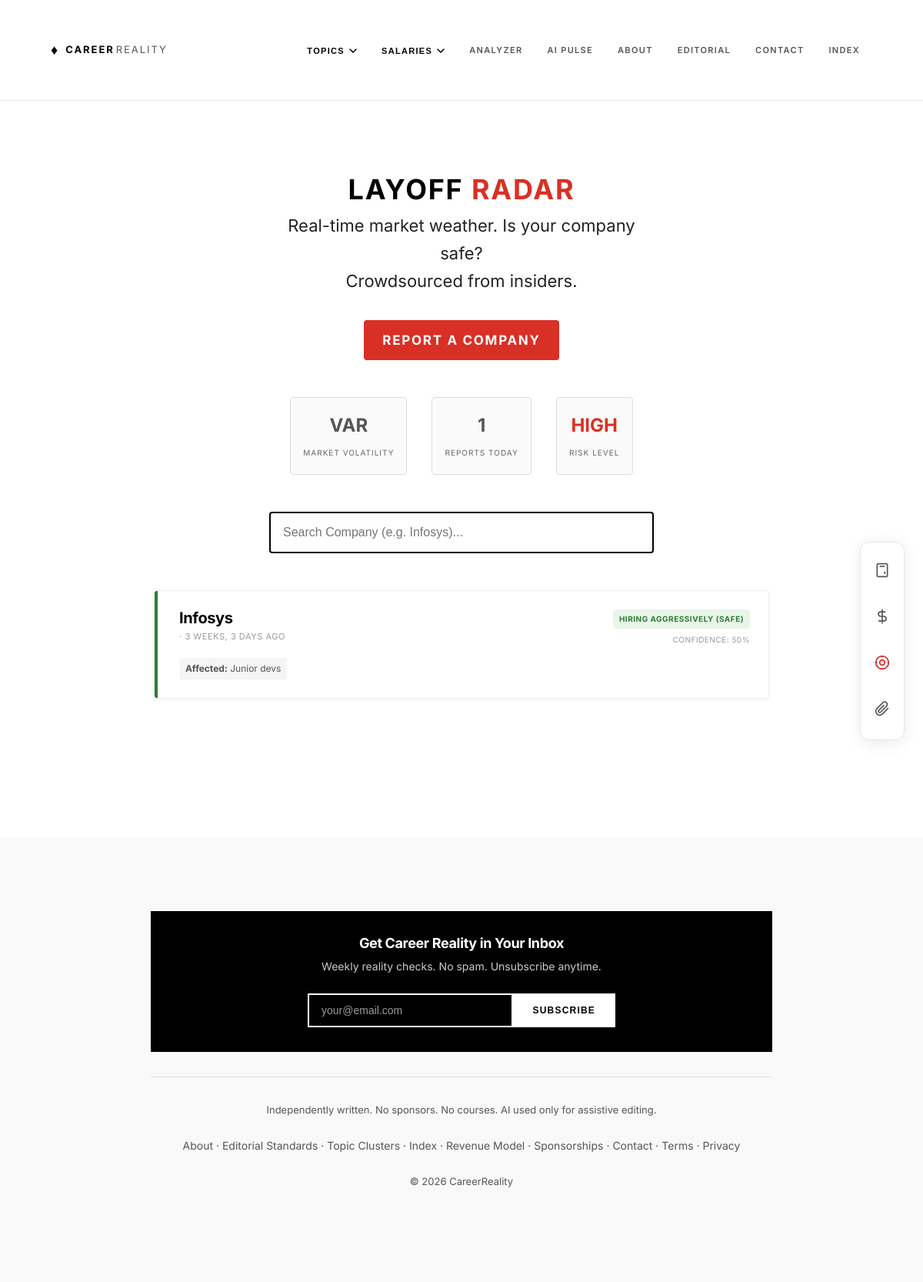
/layoff-radar/, run on the app's committed database.
### analyzer/models.py (models this page shows, shortened)
class LayoffReport(models.Model):
    STATUS_CHOICES = [
        ('hiring', 'Hiring Aggressively (Safe)'),
        ('freeze', 'Hiring Freeze'),
        ('rumor', 'Rumors of Layoffs'),
        ('layoff', 'Active Layoffs (Danger)'),
    ]
    company_name = models.CharField(max_length=100)
    status = models.CharField(max_length=20, choices=STATUS_CHOICES)
    role_affected = models.CharField(max_length=100, blank=True, help_text="e.g. Sales, Engineering")
    location = models.CharField(max_length=50, blank=True)
    details = models.TextField(blank=True, help_text="Context (optional)")
    is_verified = models.BooleanField(default=False)
    created_at = models.DateTimeField(auto_now_add=True)
    class Meta:
        ordering = ['-created_at']

### analyzer/views.py (the view)
# urls.py: path('layoff-radar/', analyzer_views.layoff_radar, name='layoff_radar'),
def layoff_radar(request):
    recent_reports = list(models.LayoffReport.objects.all().order_by('-created_at')[:50])
    from django.utils import timezone
    for report in recent_reports:
        score = 30
        if report.details:
            score += 20
        if report.status in ['freeze', 'rumor', 'layoff']:
            score += 10
        age_days = (timezone.now() - report.created_at).days
        if age_days <= 7:
            score += 40
        elif age_days <= 30:
            score += 20
        report.confidence_score = min(score, 100)
    title = "Indian Tech Layoff Radar (2026)"
    description = "Crowdsourced layoff alerts and hiring freeze updates for Indian IT. Check if your company is safe and report anonymously."
    return render(request, 'analyzer/layoff_radar.html', {
        'reports': recent_reports,
        'og_title': title,
        'og_description': description,
        'twitter_title': title,
        'twitter_description': description,
    })

### core/context_processors.py (called while the page is built)
def seo_defaults(request):
    canonical_url = f"{request.scheme}://{request.get_host()}{request.path}"
    categories = []
    try:
        from content.models import Category
        categories = Category.objects.all()
    except Exception:
        categories = []
    return {
        "article_meta_title": "",
        "article_meta_description": "",
        "og_type": "",
        "og_title": "",
        "og_description": "",
        "og_image": "",
        "twitter_title": "",
        "twitter_description": "",
        "twitter_image": "",
        "meta_robots": "index, follow",
        "canonical_url": canonical_url,
        "categories": categories,
    }

### templates/analyzer/layoff_radar.html (shortened to what this page needs)
{% extends 'base.html' %}
{% block content %}
<section class="container-medium" style="margin-top: var(--space-lg); margin-bottom: var(--space-xl);">
    <div style="text-align: center; margin-bottom: 3rem;">
        <h1 style="font-size: 36px; margin-bottom: 0.5rem; text-transform: uppercase; letter-spacing: 0.05em;">Layoff
            <span style="color: #d93025;">Radar</span>
        </h1>
        <p class="hero-subtitle" style="max-width: 500px; margin: 0 auto;">
            Real-time market weather. Is your company safe?
            <br>Crowdsourced from insiders.
        </p>
        <a href="{% url 'report_layoff' %}" class="btn"
            style="margin-top: 2rem; display: inline-block; background: #d93025; color: white; border: none; font-weight: 700; padding: 12px 24px; text-decoration: none; text-transform: uppercase; letter-spacing: 0.1em; border-radius: 4px;">
            Report a Company
        </a>
    </div>
    <div style="display: flex; justify-content: center; gap: 2rem; margin-bottom: 3rem; flex-wrap: wrap;">
        <div class="stat-card">
            <span class="stat-value">VAR</span>
            <span class="stat-label">Market Volatility</span>
        </div>
        <div class="stat-card">
            <span class="stat-value">{{ reports|length }}</span>
            <span class="stat-label">Reports Today</span>
        </div>
        <div class="stat-card">
            <span class="stat-value" style="color: #d93025;">HIGH</span>
            <span class="stat-label">Risk Level</span>
        </div>
    </div>
    <div style="max-width: 500px; margin: 0 auto 3rem;">
        <input type="text" id="companySearch" placeholder="Search Company (e.g. Infosys)..." onkeyup="filterCompanies()"
            style="width: 100%; padding: 16px; font-size: 16px; border: 2px solid var(--c-black); border-radius: 4px;">
    </div>
    <div class="radar-feed" id="radarList" style="max-width: 800px; margin: 0 auto;">
        {% for report in reports %}
        <div class="radar-card" data-company="{{ report.company_name|lower }}">
            <div
                class="radar-status-bar {% if report.status == 'hiring' %}status-safe{% elif report.status == 'freeze' %}status-warn{% else %}status-danger{% endif %}">
            </div>
            <div class="radar-content">
                <div style="display: flex; justify-content: space-between; align-items: flex-start;">
                    <div>
                        <h3 class="company-name">{{ report.company_name }}</h3>
                        <div class="meta-info">
                            {{ report.location }} &middot; {{ report.created_at|timesince }} ago
                        </div>
                    </div>
                    <div style="display: flex; flex-direction: column; align-items: flex-end; gap: 6px;">
                        <span
                            class="status-badge {% if report.status == 'hiring' %}badge-safe{% elif report.status == 'freeze' %}badge-warn{% else %}badge-danger{% endif %}">
                            {{ report.get_status_display }}
                        </span>
                        <span style="font-size: 10px; text-transform: uppercase; letter-spacing: 0.05em; color: #999;">
                            Confidence: {{ report.confidence_score }}%
                        </span>
                    </div>
                </div>
                {% if report.role_affected %}
                <div class="role-tag">
                    <span style="font-weight: 700;">Affected:</span> {{ report.role_affected }}
                </div>
                {% endif %}
            </div>
        </div>
        {% empty %}
        <div style="text-align: center; padding: 3rem; color: #999;">
            <p>No data yet. Be the first source.</p>
        </div>
        {% endfor %}
    </div>
</section>
{% endblock %}

### static/css/style.css (style rules this page uses)
:root { --c-white: #ffffff; --c-black: #000000; --c-grey-dark: #222222; --c-grey-mid: #555555; --c-grey-light: #666666; --c-divider: #e6e6e6; --c-bg-footer: #f9f9f9; --w-wide: 1100px; --w-medium: 840px; --w-narrow: 640px; --space-sm: 16px; --space-md: 48px; --space-lg: 96px; --space-xl: 180px; }
* { box-sizing: border-box; }
body { background-color: var(--c-white); color: var(--c-grey-mid); color: var(--c-grey-mid); font-family: 'Inter', -apple-system, BlinkMacSystemFont, "Segoe UI", Roboto, Helvetica, Arial, sans-serif; font-size: 17px; line-height: 1.65; margin: 0; padding: 0; -webkit-font-smoothing: antialiased; overflow-x: hidden; width: 100%; overflow-wrap: break-word; }
html { overflow-x: hidden; }
.container-medium { max-width: var(--w-medium); margin: 0 auto; padding: 0 var(--space-sm); }
h1, h2, h3 { color: var(--c-black); line-height: 1.1; letter-spacing: -0.02em; }
h1 { font-size: 64px; font-weight: 700; margin-top: 0; margin-bottom: var(--space-sm); color: var(--c-black); }
h3 { font-size: 20px; font-weight: 500; }
p { margin-bottom: 24px; max-width: 100%; }
.hero-subtitle { font-size: 22px; color: var(--c-grey-dark); font-weight: 400; max-width: 520px; margin-top: 24px; }
.stat-label { font-size: 11px; text-transform: uppercase; letter-spacing: 0.1em; color: var(--c-grey-light); }

### templates/analyzer/layoff_radar.html (style rules this page uses)
.stat-card { text-align: center; min-width: 100px; padding: 1rem; background: #fafafa; border: 1px solid #ddd; border-radius: 4px; }
.stat-value { display: block; font-size: 24px; font-weight: 800; }
.stat-label { font-size: 10px; text-transform: uppercase; color: #666; letter-spacing: 0.1em; }
.radar-card { position: relative; background: #fff; border: 1px solid #eee; margin-bottom: 1.5rem; border-radius: 4px; overflow: hidden; box-shadow: 0 2px 5px rgba(0, 0, 0, 0.05); transition: transform 0.2s; }
.radar-status-bar { width: 4px; position: absolute; top: 0; bottom: 0; left: 0; }
.status-safe { background: #2e7d32; }
.radar-content { padding: 1.5rem 1.5rem 1.5rem 2rem; }
.company-name { margin: 0; font-size: 20px; font-weight: 700; color: #000; }
.meta-info { font-size: 11px; text-transform: uppercase; color: #999; margin-top: 4px; letter-spacing: 0.05em; }
.status-badge { font-size: 10px; font-weight: 800; text-transform: uppercase; padding: 4px 8px; border-radius: 4px; letter-spacing: 0.05em; }
.badge-safe { background: #e8f5e9; color: #2e7d32; }
.role-tag { margin-top: 1rem; font-size: 12px; background: #f5f5f5; display: inline-block; padding: 4px 8px; border-radius: 2px; }

### data on the page
LayoffReport: company_name "Infosys", created_at "3 WEEKS, 3 DAYS", status "HIRING AGGRESSIVELY (SAFE)", confidence_score "50", role_affected "Junior devs"

### other printed values
{{ reports|length }} "1"
